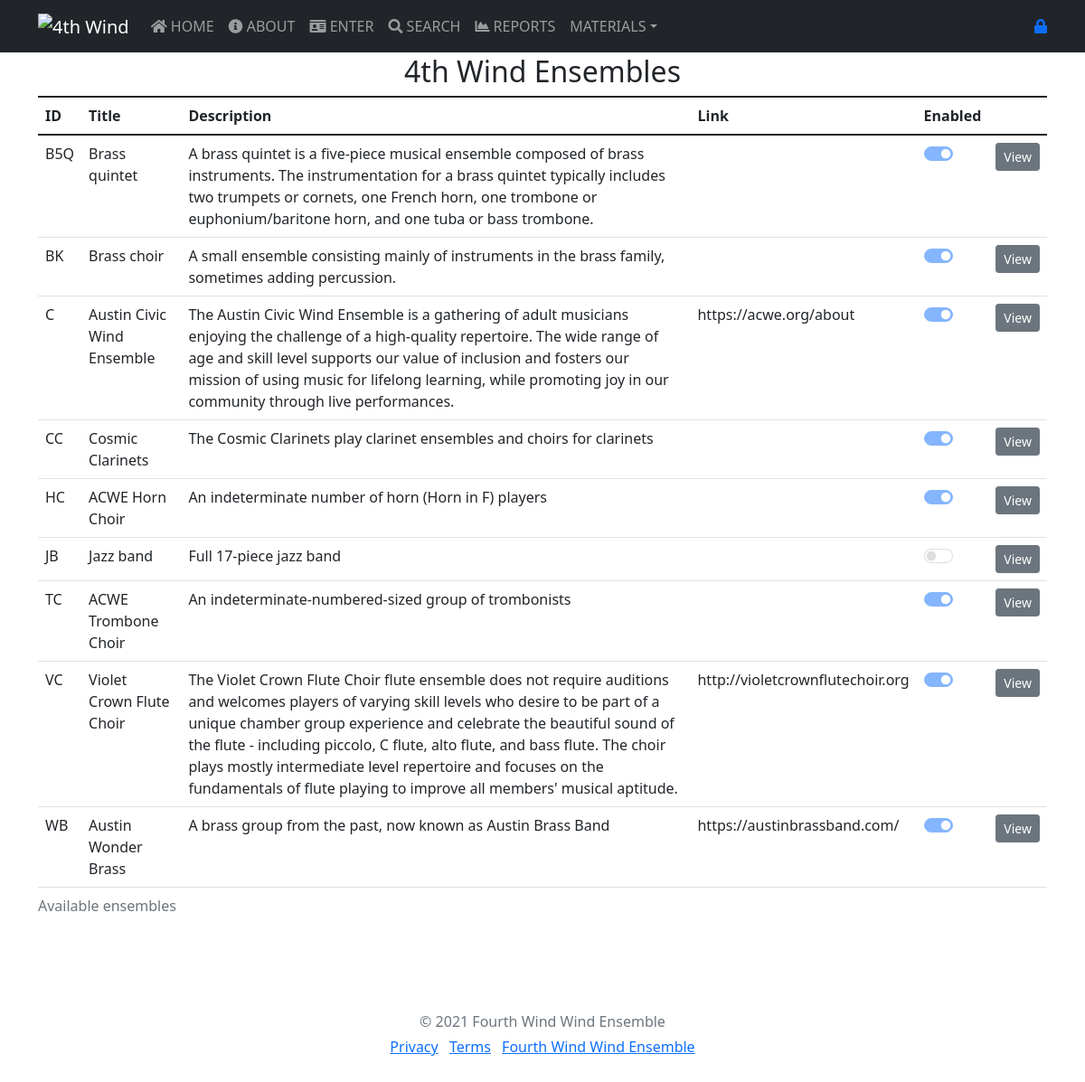
Screenshot of /ensembles.php with the database file from the repository.
### tables this page shows
CREATE TABLE `ensembles` (
  `id_ensemble` varchar(4) NOT NULL COMMENT 'The unique ID of this ensemble (one letter)',
  `name` varchar(255) NOT NULL COMMENT 'The name of the ensemble',
  `description` varchar(512) DEFAULT NULL COMMENT 'A description of the ensemble',
  `link` varchar(512) DEFAULT NULL COMMENT 'Hypertext link to more about this ensemble',
  `enabled` int(10) UNSIGNED NOT NULL DEFAULT 0 COMMENT 'Set non-zero to enable the ensemble to be used'
);

### ensembles.php (the view, shortened to what this page needs)
<?php
  require_once("includes/header.php");
  $u_user = FALSE;
  require_once("includes/navbar.php");
?>
<main>
  <div class="container">
        <h2 align="center"><?php echo ORGNAME . ' '. PAGE_NAME ?></h2>
        <div id="ensemble_table">
        <?php
        echo '            <div class="panel panel-default">
               <div class="table-repsonsive">';
        echo '
          <table class="table table-hover">
                    <caption class="title">Available ensembles</caption>
                    <thead>
                    <tr>
                        <th>ID</th>
                        <th>Title</th>
                        <th>Description</th>
                        <th>Link</th>
                        <th>Enabled</th>
                    </tr>
                    </thead>
                    <tbody>';
        $f_link = f_sqlConnect(DB_HOST, DB_USER, DB_PASS, DB_NAME);
        $sql = "SELECT * FROM ensembles ORDER BY id_ensemble;";
        $res = mysqli_query($f_link, $sql) or die('Error: ' . mysqli_error($f_link));
        while ($rowList = mysqli_fetch_array($res)) {
            $id_ensemble = $rowList['id_ensemble'];
            $title = $rowList['name'];
            $description = $rowList['description'];
            $link = $rowList['link'];
            $enabled = $rowList['enabled'];
            echo '<tr>
                        <td>'.$id_ensemble.'<input type="hidden" name="id_ensemble[]" value="'. $id_ensemble .'"></td>
                        <td>'.$title.'</td>
                        <td>'.$description.'</td>
                        <td>'.$link.'</td>
                        <td><div class="form-check form-switch">
                        <input class="form-check-input" name="enabled[]" type="checkbox" role="switch" id="typeEnabled" '. (($u_user) ? "" : "disabled ") . (($enabled == 1) ? "checked" : "") .'>
                        </div></td>';
            echo '
                        <td><input type="button" name="view" value="View" id="'.$id_ensemble.'" class="btn btn-secondary btn-sm view_data" /></td>
                    </tr>
                    ';
        }
        echo '
                    </tbody>
                    </table>';
        echo '
                </div>
            </div>
           ';
        ?>
    </div>
</main>
<?php require_once("includes/footer.php"); ?>
</body>
</html>

### includes/header.php (style rules this page uses)
body { padding-top: 60px; }

### rows the page displays
ensembles: id_ensemble "B5Q", name "Brass quintet", description "A brass quintet is a five-piece musical ensemble composed of brass instruments. The instrumentation for a brass quintet typically includes two trumpets or cornets, one French horn, one trombone or euphonium/baritone horn, and one tuba or bass trombone.", enabled "☑"
ensembles: id_ensemble "BK", name "Brass choir", description "A small ensemble consisting mainly of instruments in the brass family, sometimes adding percussion.", enabled "☑"
ensembles: id_ensemble "C", name "Austin Civic Wind Ensemble", description "The Austin Civic Wind Ensemble is a gathering of adult musicians enjoying the challenge of a high-quality repertoire. The wide range of age and skill level supports our value of inclusion and fosters our mission of using music for lifelong learning, while promoting joy in our community through live performances.", link "https://acwe.org/about", enabled "☑"
ensembles: id_ensemble "CC", name "Cosmic Clarinets", description "The Cosmic Clarinets play clarinet ensembles and choirs for clarinets", enabled "☑"
ensembles: id_ensemble "HC", name "ACWE Horn Choir", description "An indeterminate number of horn (Horn in F) players", enabled "☑"
ensembles: id_ensemble "JB", name "Jazz band", description "Full 17-piece jazz band"
ensembles: id_ensemble "TC", name "ACWE Trombone Choir", description "An indeterminate-numbered-sized group of trombonists", enabled "☑"
ensembles: id_ensemble "VC", name "Violet Crown Flute Choir", description "The Violet Crown Flute Choir flute ensemble does not require auditions and welcomes players of varying skill levels who desire to be part of a unique chamber group experience and celebrate the beautiful sound of the flute - including piccolo, C flute, alto flute, and bass flute. The choir plays mostly intermediate level repertoire and focuses on the fundamentals of flute playing to improve all members' musical aptitude.", link "http://violetcrownflutechoir.org", enabled "☑"
ensembles: id_ensemble "WB", name "Austin Wonder Brass", description "A brass group from the past, now known as Austin Brass Band", link "https://austinbrassband.com/", enabled "☑"

### other values shown
ORGNAME "4th Wind"
PAGE_NAME "Ensembles"
ORGDESC "Fourth Wind Wind Ensemble"
